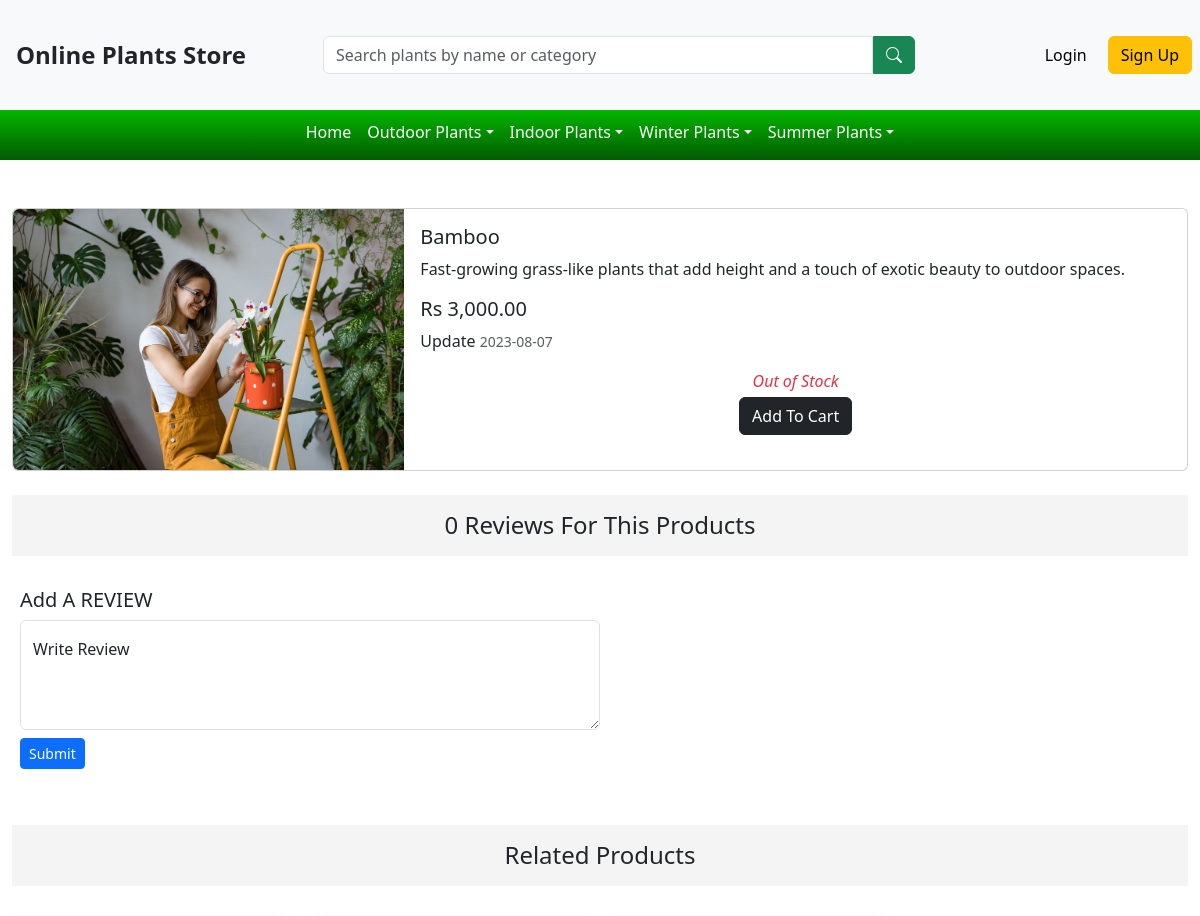
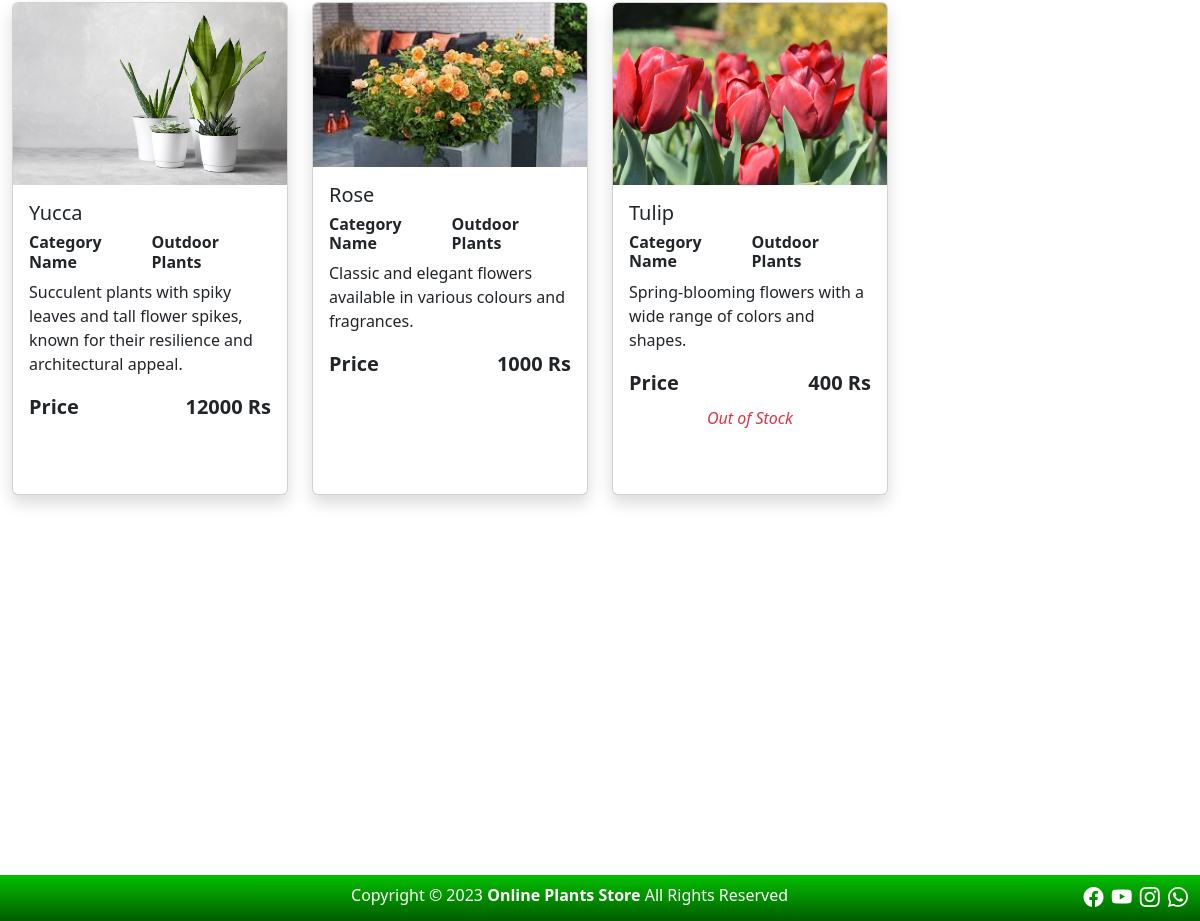
Page /Product.php?product_id=10&cate_id=24 on the committed database (2 pictures, top to bottom).
### tables this page shows
CREATE TABLE `setting` (
  `setting_id` int(11) NOT NULL,
  `web_logo` text DEFAULT NULL,
  `web_name` varchar(255) DEFAULT NULL,
  `car_1_img` text DEFAULT NULL,
  `car_1_heading` varchar(255) DEFAULT NULL,
  `car_1_text` varchar(300) DEFAULT NULL,
  `car_2_img` text DEFAULT NULL,
  `car_2_heading` varchar(255) DEFAULT NULL,
  `car_2_text` varchar(300) DEFAULT NULL,
  `car_3_img` text DEFAULT NULL,
  `car_3_heading` varchar(255) DEFAULT NULL,
  `car_3_text` varchar(300) DEFAULT NULL,
  `sEmail` varchar(255) DEFAULT NULL,
  `app_pass` varchar(255) DEFAULT NULL,
  `fb_link` text DEFAULT 'https://www.facebook.com/',
  `insta_link` text DEFAULT 'https://www.instagram.com/',
  `you_link` text DEFAULT 'https://www.Youtube.com/',
  `whatsapp` text DEFAULT 'https://web.whatsapp.com/'
);

CREATE TABLE `sub_category` (
  `sub_cate_id` int(11) NOT NULL,
  `sub_cate_name` varchar(255) NOT NULL,
  `cate_id` int(11) NOT NULL,
  `created_at` date NOT NULL DEFAULT current_timestamp()
);

CREATE TABLE `products` (
  `prod_id` int(11) NOT NULL,
  `sub_cate_id` int(11) NOT NULL,
  `prod_name` varchar(255) NOT NULL,
  `prod_desc` varchar(500) NOT NULL,
  `prod_img` text NOT NULL,
  `price` float NOT NULL,
  `stock` int(11) NOT NULL,
  `created_at` date NOT NULL DEFAULT current_timestamp(),
  `updated_at` date NOT NULL DEFAULT current_timestamp()
);

CREATE TABLE `category` (
  `cate_id` int(11) NOT NULL,
  `cate_name` varchar(255) NOT NULL,
  `date` date NOT NULL DEFAULT current_timestamp()
);

### Product.php (the view, shortened to what this page needs)
<?php
include('./Components/header.php')
?>
<div class="container-fluid">
    <?php
    if (isset($_GET['product_id']) && isset($_GET['cate_id'])) {
        $prod_id = $_GET['product_id'];
        $cate_id = $_GET['cate_id'];
        include('./dbConnection.php');
        $query = "SELECT * FROM products WHERE prod_id = '$prod_id'";
        $result = mysqli_query($conn, $query);
        if (mysqli_num_rows($result) > 0) {
            $row = mysqli_fetch_assoc($result);
    ?>
            <div class="card mb-3 mt-5" style="max-width: 100%;">
                <div class="row g-0">
                    <div class="col-md-4">
                        <img src="./Admin/<?php echo $row['prod_img'] ?>" class="img-fluid rounded-start" alt="...">
                    </div>
                    <div class="col-md-8">
                        <div class="card-body">
                            <h5 class="card-title"><?php echo $row['prod_name'] ?></h5>
                            <p class="card-text"><?php echo $row['prod_desc'] ?></p>
                            <h5>Rs <span><?php echo number_format($row['price'], 2); ?></span></h5>
                            <p class="card-text">Update <small class="text-body-secondary"><?php echo $row['updated_at'] ?></small></p>
                            <div class="stockMessage text-center mt-2">
                                <span class="text-danger ">
                                    <?php if (isset($row['stock'])) {
                                        if ($row['stock'] == 0) {
                                            echo "<i>Out of Stock</i>";
                                        }
                                    } ?>
                                </span>
                                <div>
                                    <button type="submit" class="btn btn-dark addToCardProdBtn mt-1">
                                        Add To Cart
                                    </button>
                                </div>
                            </div>
                        </div>
                    </div>
                </div>
            </div>
    <?php
        } else {
            echo '<div class="alert alert-warning">Product not found!</div>';
        }
    }
    ?>
    <div class="review mt-4 mb-5">
            <?php
                $selCmntQ = "SELECT * FROM user_feedback AS f
                    JOIN users AS u ON f.user_id = u.user_id WHERE prod_id = '{$_GET['product_id']}'";
                $runQ = mysqli_query($conn,$selCmntQ);
                if($result){
                    echo '<h4 class=" text-center p-3" style="background-color: #f4f4f4;">'.mysqli_num_rows($runQ).' Reviews For This Products</h4>';
            ?>
                <?php
                }
            ?>
                <div class="p-2 mt-4">
                    <form action="./code.php" method="post">
                        <h5>Add A REVIEW</h5>
                        <div class="form-floating col-md-6">
                            <textarea class="form-control" placeholder="Leave a comment here" name="comment" id="floatingTextarea2" style="height: 110px"></textarea>
                            <label for="floatingTextarea2">Write Review </label>
                        </div>
                        <div class="mt-2">
                            <input type="submit" class="btn btn-primary btn-sm" name="submitFeedback" value="Submit">
                        </div>
                    </form>
                </div>
        </div>
    </div>
    <div class="container-fluid related-contents mt-5">
        <h4 class=" text-center p-3" style="background-color: #f4f4f4;">Related Products</h4>
        <div class="row row-cols-1 row-cols-md-4 g-4 mb-5 mt-2">
            <?php
                $query = "SELECT * FROM products AS p
                    JOIN sub_category AS s ON p.sub_cate_id = s.sub_cate_id
                    JOIN category AS cat ON s.cate_id = cat.cate_id
                    WHERE cat.cate_id = '$cate_id' AND p.prod_id != '$prod_id'";
                $result = mysqli_query($conn,$query);
                if(mysqli_num_rows($result) > 0){
                    while($rows = mysqli_fetch_assoc($result)){
            ?>
            <div class="col">
                <div class="card h-100 productCards position-relative shadow " style="overflow: hidden;">
                    <a href="./Product.php?product_id=<?php echo $rows['prod_id']; ?>&cate_id=<?php echo $rows['cate_id']; ?> " style=" color:inherit;text-decoration:none;">
                        <div class="img-div">
                            <img src="./Admin/<?php echo $rows['prod_img'] ?>" class="card-img-top" alt="Not Found">
                        </div>
                        <div class="card-body mb-5">
                            <h5 class="card-title"><?php echo $rows['prod_name'] ?></h5>
                            <div class="category d-flex justify-content-between ">
                                <h6 class="category_heading fw-bold">Category Name</h6>
                                <h6 class="category_name fw-bold"><?php echo $rows['cate_name']; ?></h6>
                            </div>
                            <p class="card-text"><?php echo $rows['prod_desc'] ?></p>
                            <div class="d-flex justify-content-between fs-5">
                                <strong>Price</strong>
                                <strong><?php echo $rows['price'] ?> Rs</strong>
                            </div>
                            <div class="stockMessage text-center mt-2">
                                <span class="text-danger">
                                    <?php if (isset($rows['stock'])) {
                                        if ($rows['stock'] == 0) {
                                            echo "<i>Out of Stock</i>";
                                        }
                                    } ?>
                                </span>
                            </div>
                        </div>
                    </a>
                </div>
            </div>
            <?php
                    }
                }
            ?>
        </div>
    </div>
<?php
include('./Components/footer.php')
?>

### Components/header.php (shortened to what this page needs)
<!doctype html>
<html lang="en">
<head>
    <link href="https://cdnjs.cloudflare.com/ajax/libs/font-awesome/6.0.0/css/all.min.css" rel="stylesheet" />
    <link rel="stylesheet" href="https://cdn.jsdelivr.net/npm/bootstrap-icons@1.10.2/font/bootstrap-icons.css">
    <link href="https://cdn.jsdelivr.net/npm/bootstrap@5.3.0-alpha1/dist/css/bootstrap.min.css" rel="stylesheet">
    <link rel="stylesheet" href="./Assets/css/style.css">
</head>
<body>
    <header>
        <div class="topHeader d-flex justify-content-between align-items-center bg-light fixed-top" style="background-color: white;height:110px;">
            <?php
                include('./dbConnection.php');
                $query = "SELECT * FROM setting";
                $result = mysqli_query($conn,$query);
                if(mysqli_num_rows($result) > 0){
                    $row = mysqli_fetch_assoc($result);
                    if(isset($row['web_name']) && $row['web_name'] != null && $row['web_logo'] == null){
                        echo "<div class='ms-2'><strong style ='font-size:1.5rem;'>".$row['web_name']." </strong></div>";
                    }
                    elseif($row['web_logo'] == null && $row['web_name'] == null){
                        echo '<div class="ms-2" style="font-size: 1.2rem;"><strong>Website Name</strong></div>';
                    }
                }
                else{
                    echo '<div class="ms-2" style="font-size: 1.2rem;"><strong>Website Name</strong></div>';
                }
            ?>
            <div class="search-bar w-50">
                <form action="search_query.php" method="get" class="d-flex">
                    <input type="text" class="form-control" name="q" placeholder="Search plants by name or category"
                    value="<?php if(isset($_GET['q'])){ echo $_GET['q'];} ?>" style="border-top-right-radius: 0px;border-bottom-right-radius: 0px;">
                    <button type="submit" class="btn btn-success" style="border-top-left-radius: 0px;border-bottom-left-radius: 0px;"><i class="bi bi-search"></i></button>
                </form>
            </div>
            <div class="top-right mt-2">
                <ul class="d-flex ">
                    <?php
                    if (!isset($_SESSION['user_login'])) {
                    ?>
                        <li class="nav-item"><a href="./Login.php" class="btn-login btn btn-light">Login</a></li>
                        <li class="nav-item"><a href="./Registration.php" class="btn btn-warning">Sign Up</a></li>
                    <?php
                    }
                    ?>
                </ul>
            </div>
        </div>
        <nav class=" navbar navbar-expand-lg header-2" style="margin-top:104px;background:linear-gradient(#04BF00,#015D00)">
            <div class="container-fluid">
                <div class="collapse navbar-collapse" id="navbarNav">
                    <ul class="navbar-nav d-flex justify-content-center w-100 p-2">
                        <li class="nav-item">
                            <a class="nav-link text-white" href="./index.php">Home</a>
                        </li>
                        <?php
                        include('./dbConnection.php');
                        $query = "SELECT * FROM category LEFT JOIN sub_category ON category.cate_id = sub_category.cate_id";
                        $result = mysqli_query($conn, $query);
                        $categories = array();
                        if (mysqli_num_rows($result) > 0) {
                            while ($rows = mysqli_fetch_assoc($result)) {
                                $categoryName = $rows['cate_name'];
                                $subCategoryName = $rows['sub_cate_name'];
                                $categories[$categoryName][] = $subCategoryName;
                            }
                            foreach ($categories as $category => $subCategory) {
                                echo '<li class="nav-item dropdown">';
                                echo '<span class="nav-link dropdown-toggle text-white">' . $category . '</span>';
                                for ($i = 0; $i < count($subCategory); $i++) {
                                    if ($subCategory[$i]) {
                                        echo '</li>';
                                    }
                                    else
                                    {
                                        echo '</li>';
                                    }
                                }
                            }
                        ?>
                        <?php
                            echo '</ul>';
                        }
                        ?>
                </div>
            </div>
        </nav>
    </header>

### Components/footer.php (shortened to what this page needs)
<footer class="container-fluid text-white " style="background:linear-gradient(#04BF00,#015D00);margin-top:380px;">
    <div class="row pt-2 pb-2">
        <div class="col-8 text-end">
            <?php
                $query = "SELECT * FROM setting";
                $result = mysqli_query($conn,$query);
                if(mysqli_num_rows($result) > 0){
                    $row = mysqli_fetch_assoc($result);
                    if(isset($row['web_name']) && $row['web_name'] != null){
                        echo "Copyright © 2023 <strong>".$row['web_name']."</strong> All Rights Reserved ";
                    }
                    else{
                        echo "Copyright © 2023 Website All Rights Reserved ";
                    }
                }else{
                    echo "Copyright © 2023 Website All Rights Reserved ";
                }
            ?>
        </div>
        <div class="col-4 text-end ">
        <?php
            $query = "SELECT * FROM setting";
            $result = mysqli_query($conn,$query);
            if($result){
                $links = mysqli_fetch_assoc($result);
            }
        ?>
            <a href="<?php if(isset($links['fb_link'])){ echo $links['fb_link'];}?>" class="text-white ms-1" target="_blank"><i class="bi bi-facebook fs-5"></i></a>
            <a href="<?php if(isset($links['insta_link'])){ echo $links['insta_link'];}?>" class="text-white ms-1" target="_blank"><i class="bi bi-youtube fs-5"></i></a>
            <a href="<?php if(isset($links['you_link'])){ echo $links['you_link'];}?>" class="text-white ms-1" target="_blank"><i class="bi bi-instagram fs-5"></i></a>
            <a href="<?php if(isset($links['whatsapp'])){ echo $links['whatsapp'];}?>" class="text-white ms-1" target="_blank"><i class="bi bi-whatsapp fs-5"></i></a>
        </div>
    </div>
</footer>
</body>
</html>

### Assets/css/style.css (style rules this page uses)
* { margin: 0px; padding: 0px; box-sizing: border-box; }
body { scroll-behavior: smooth; }
.topHeader { padding: 8px; }
.top-right ul li { list-style-type: none; margin-left: 8px; }
.top-right ul li a { text-decoration: none; margin-top: 7px; }
.navbar { padding: 0px !important; }
.img-div { overflow: hidden; }
.card-img-top { transition: all ease 0.6s; }

### rows in the picture
setting: web_name "Online Plants Store"
sub_category: category "Outdoor Plants"
sub_category: category "Indoor Plants"
products: prod_img (picture), prod_name "Bamboo", prod_desc "Fast-growing grass-like plants that add height and a touch of exotic beauty to outdoor spaces.", price "3,000.00", updated_at "2023-08-07"
products: prod_img (picture), prod_name "Yucca", category.cate_name "Outdoor Plants", prod_desc "Succulent plants with spiky leaves and tall flower spikes, known for their resilience and architectural appeal.", price "12000"
products: prod_img (picture), prod_name "Rose", category.cate_name "Outdoor Plants", prod_desc "Classic and elegant flowers available in various colours and fragrances.", price "1000"
products: prod_img (picture), prod_name "Tulip", category.cate_name "Outdoor Plants", prod_desc "Spring-blooming flowers with a wide range of colors and shapes.", price "400", stock "Out of Stock"

### other values in the picture
$category "Winter Plants"
$category "Summer Plants"
mysqli_num_rows($runQ) "0"
